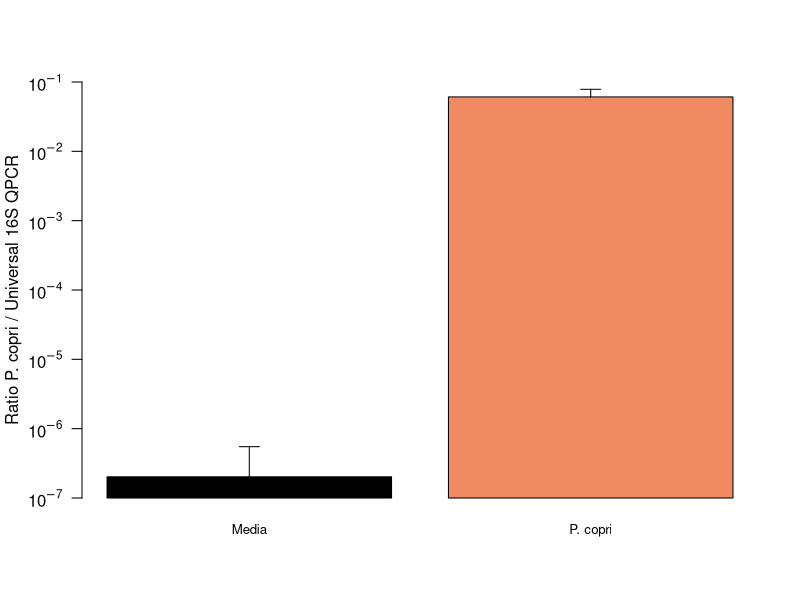

The R source for this figure:
## Panel A

ratios <- c(2.02213e-7, 0.06098268)
ratios_sd <- c(3.47576e-7, 0.01748356)

barx <- barplot(ratios, log="y", ylim=c(1e-7, 0.1), names.arg=c("Media", "P. copri"), ylab="Ratio P. copri / Universal 16S QPCR", col=c("black", "#ef8a62"), yaxt="no", cex.names=0.8)
axis(2, labels=c(parse(text="10^-7"), parse(text="10^-6"), parse(text="10^-5"), parse(text="10^-4"), parse(text="10^-3"), parse(text="10^-2"), parse(text="10^-1")), at=c(1e-7, 1e-6, 1e-5, 1e-4, 1e-3, 1e-2, 1e-1), las=1)
arrows(barx, ratios + ratios_sd, barx, ratios, angle=90, code=1, length=0.1)

